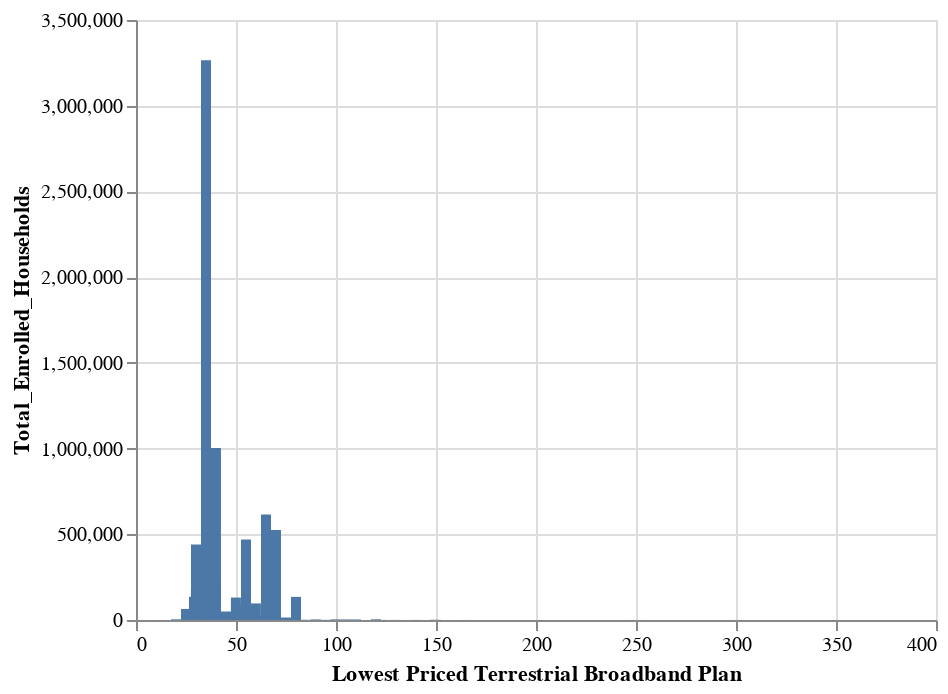

The notebook cell this image was saved under:
### Code cell
alt.Chart(grouped_by_price).mark_bar().encode(
 x= "Lowest Priced Terrestrial Broadband Plan",
 y = 'Total_Enrolled_Households').interactive()

### Figure 1 — Vega-Lite specification as saved in the notebook (floating-point values rounded to 4 significant figures; data arrays with more than 128 entries replaced by an {"elided": "..."} marker saying what was removed)
{"config": {"view": {"continuousWidth": 400, "continuousHeight": 300}}, "data": {"name": "data-17e5dea8d443bdc4afc0835b870d05b8"}, "mark": "bar", "encoding": {"x": {"type": "quantitative", "field": "Lowest Priced Terrestrial Broadband Plan"}, "y": {"type": "quantitative", "field": "Total_Enrolled_Households"}}, "selection": {"selector004": {"type": "interval", "bind": "scales", "encodings": ["x", "y"]}}, "$schema": "https://vega.github.io/schema/vega-lite/v4.8.1.json", "datasets": {"data-17e5dea8d443bdc4afc0835b870d05b8": {"elided": "210 records"}}}
